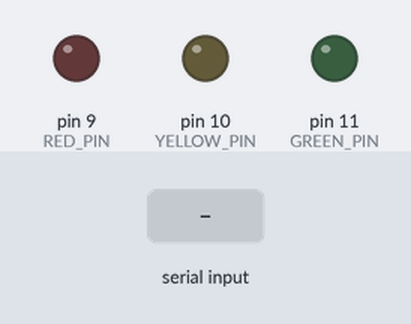
This sketch was run on a simulated Arduino Uno, built with avr-gcc and run on an emulated ATmega328P. Shown: output pins drawn as LEDs (lit = HIGH). The test bench sets the inputs (shaded band). What the sketch prints to the serial monitor is not drawn.

Above: at 1.2 s.
1.3 s: "1" received over Serial
At 2.5 s:
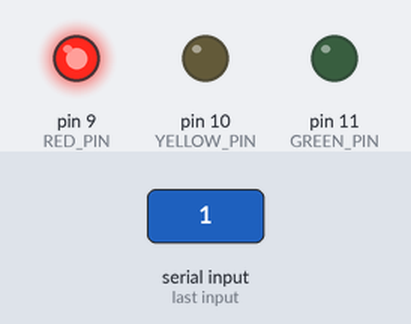
2.8 s: "2" received over Serial
At 3.7 s:
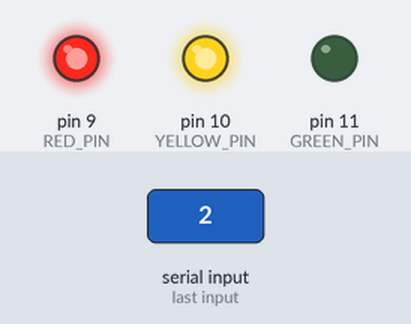
4.3 s: "3" received over Serial
At 4.8 s:
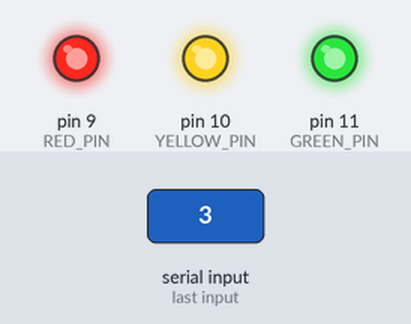
5.8 s: "0" received over Serial
At 7.0 s:
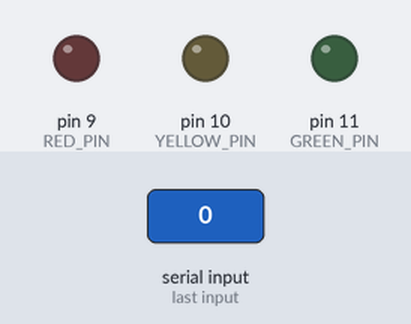
7.3 s: "4" received over Serial
At 8.3 s:
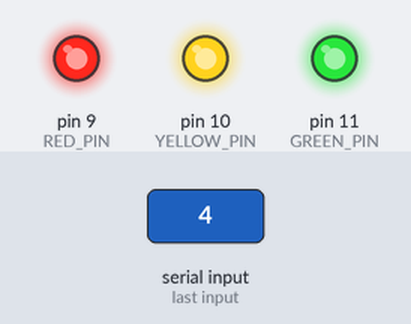
Timing chart, 0 to 9.8 s (numbered marks = the images above; inputs shaded):
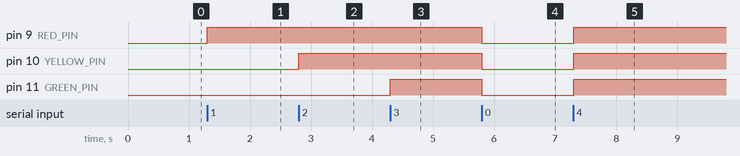

The sketch:

led_receiver.ino
```cpp
// Arduino Uno 시리얼 통신 기반 LED 제어 프로그램
// 핀 설정: 빨강(R) = 9번, 노랑(Y) = 10번, 초록(G) = 11번
// 통신 속도: 9600 bps
// 동작:
//   '0'           : 모두 끄기
//   '1'           : 빨강 켜기
//   '2'           : 빨강 + 노랑 켜기
//   '3', '4', '5' : 빨강 + 노랑 + 초록 모두 켜기
//   그 외 문자    : 무시
//   '0'~'5' 입력 시 시리얼 모니터에 "받은 숫자: X" 출력

const int RED_PIN = 9;     // 빨간색(R) LED 핀
const int YELLOW_PIN = 10; // 노란색(Y) LED 핀
const int GREEN_PIN = 11;  // 초록색(G) LED 핀

void setup() {
  // 시리얼 통신 시작 (9600 baud rate)
  Serial.begin(9600);

  // 모든 LED 핀을 출력(OUTPUT)으로 설정
  pinMode(RED_PIN, OUTPUT);
  pinMode(YELLOW_PIN, OUTPUT);
  pinMode(GREEN_PIN, OUTPUT);

  // 초기 상태: 모든 LED 끄기
  digitalWrite(RED_PIN, LOW);
  digitalWrite(YELLOW_PIN, LOW);
  digitalWrite(GREEN_PIN, LOW);

  Serial.println("LED 수신기 준비 완료. ('0'~'5' 입력 가능)");
}

void loop() {
  // 수신된 시리얼 데이터가 있는지 확인
  if (Serial.available() > 0) {
    // 한 글자씩 읽기 (parseInt 미사용)
    char c = Serial.read();

    // '0' ~ '5' 사이의 문자인 경우에만 반응
    if (c >= '0' && c <= '5') {
      // 수신된 숫자 확인 출력
      Serial.print("받은 숫자: ");
      Serial.println(c);

      switch (c) {
        case '0':
          // 0: 모두 끄기
          digitalWrite(RED_PIN, LOW);
          digitalWrite(YELLOW_PIN, LOW);
          digitalWrite(GREEN_PIN, LOW);
          break;

        case '1':
          // 1: 빨강만 켜기
          digitalWrite(RED_PIN, HIGH);
          digitalWrite(YELLOW_PIN, LOW);
          digitalWrite(GREEN_PIN, LOW);
          break;

        case '2':
          // 2: 빨강 + 노랑 켜기
          digitalWrite(RED_PIN, HIGH);
          digitalWrite(YELLOW_PIN, HIGH);
          digitalWrite(GREEN_PIN, LOW);
          break;

        case '3':
        case '4':
        case '5':
          // 3, 4, 5: 세 개 모두 켜기
          digitalWrite(RED_PIN, HIGH);
          digitalWrite(YELLOW_PIN, HIGH);
          digitalWrite(GREEN_PIN, HIGH);
          break;
      }
    }
    // '0'~'5' 이외의 문자(엔터키 \r, \n 등)는 별도 처리 없이 무시됨
  }
}
```

Measured:
- after the input at 1.3 s, pin 9 (RED_PIN): LOW → HIGH at once
- after the input at 2.8 s, pin 10 (YELLOW_PIN): LOW → HIGH at once
- after the input at 4.3 s, pin 11 (GREEN_PIN): LOW → HIGH at once
- after the input at 5.8 s, pin 9 (RED_PIN), pin 10 (YELLOW_PIN), pin 11 (GREEN_PIN): HIGH → LOW at once
- after the input at 7.3 s, pin 9 (RED_PIN), pin 10 (YELLOW_PIN), pin 11 (GREEN_PIN): LOW → HIGH at once
